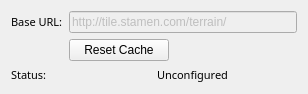
<?xml version="1.0" encoding="UTF-8"?>
<ui version="4.0">
 <class>tile_map_config</class>
 <widget class="QWidget" name="tile_map_config">
  <property name="geometry">
   <rect>
    <x>0</x>
    <y>0</y>
    <width>308</width>
    <height>91</height>
   </rect>
  </property>
  <property name="windowTitle">
   <string>Form</string>
  </property>
  <property name="styleSheet">
   <string notr="true"/>
  </property>
  <layout class="QVBoxLayout" name="verticalLayout">
   <item>
    <layout class="QFormLayout" name="formLayout">
     <item row="0" column="0">
      <widget class="QLabel" name="url_label">
       <property name="font">
        <font>
         <family>Sans Serif</family>
         <pointsize>8</pointsize>
        </font>
       </property>
       <property name="text">
        <string>Base URL:</string>
       </property>
      </widget>
     </item>
     <item row="0" column="1">
      <widget class="QLineEdit" name="base_url_text">
       <property name="enabled">
        <bool>false</bool>
       </property>
       <property name="text">
        <string>http://tile.stamen.com/terrain/</string>
       </property>
      </widget>
     </item>
     <item row="1" column="1">
      <widget class="QPushButton" name="reset_cache_button">
       <property name="maximumSize">
        <size>
         <width>100</width>
         <height>16777215</height>
        </size>
       </property>
       <property name="text">
        <string>Reset Cache</string>
       </property>
      </widget>
     </item>
    </layout>
   </item>
   <item>
    <layout class="QHBoxLayout" name="horizontalLayout_2">
     <item>
      <widget class="QLabel" name="label_2">
       <property name="font">
        <font>
         <family>Sans Serif</family>
         <pointsize>8</pointsize>
        </font>
       </property>
       <property name="text">
        <string>Status:</string>
       </property>
      </widget>
     </item>
     <item>
      <widget class="QLabel" name="status">
       <property name="font">
        <font>
         <family>Sans Serif</family>
         <pointsize>8</pointsize>
        </font>
       </property>
       <property name="styleSheet">
        <string notr="true"/>
       </property>
       <property name="text">
        <string>Unconfigured</string>
       </property>
       <property name="wordWrap">
        <bool>true</bool>
       </property>
      </widget>
     </item>
    </layout>
   </item>
  </layout>
 </widget>
 <resources/>
 <connections/>
</ui>
